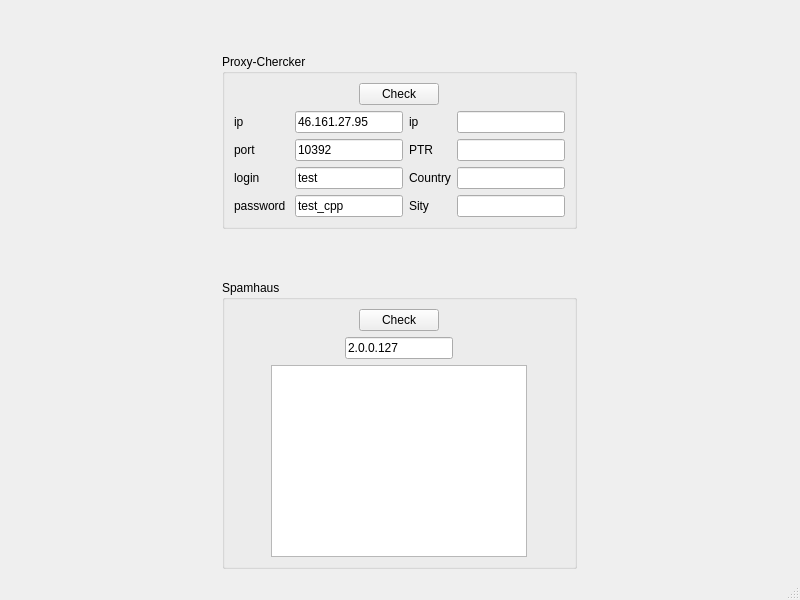
<?xml version="1.0" encoding="UTF-8"?>
<ui version="4.0">
 <class>MainWindow</class>
 <widget class="QMainWindow" name="MainWindow">
  <property name="geometry">
   <rect>
    <x>0</x>
    <y>0</y>
    <width>800</width>
    <height>600</height>
   </rect>
  </property>
  <property name="windowTitle">
   <string>Exelo</string>
  </property>
  <widget class="QWidget" name="centralwidget">
   <layout class="QGridLayout" name="gridLayout_3">
    <item row="0" column="0" alignment="Qt::AlignVCenter">
     <widget class="QGroupBox" name="groupBox">
      <property name="sizePolicy">
       <sizepolicy hsizetype="Fixed" vsizetype="Fixed">
        <horstretch>0</horstretch>
        <verstretch>0</verstretch>
       </sizepolicy>
      </property>
      <property name="title">
       <string>Proxy-Chercker</string>
      </property>
      <layout class="QVBoxLayout" name="verticalLayout">
       <item alignment="Qt::AlignHCenter">
        <widget class="QPushButton" name="pushButton">
         <property name="text">
          <string>Check</string>
         </property>
        </widget>
       </item>
       <item>
        <layout class="QHBoxLayout" name="horizontalLayout">
         <item>
          <layout class="QGridLayout" name="gridLayout">
           <item row="3" column="0">
            <widget class="QLabel" name="label_3">
             <property name="sizePolicy">
              <sizepolicy hsizetype="Preferred" vsizetype="Preferred">
               <horstretch>0</horstretch>
               <verstretch>0</verstretch>
              </sizepolicy>
             </property>
             <property name="text">
              <string>login</string>
             </property>
            </widget>
           </item>
           <item row="2" column="1">
            <widget class="QLineEdit" name="proxy_port">
             <property name="sizePolicy">
              <sizepolicy hsizetype="Preferred" vsizetype="Preferred">
               <horstretch>0</horstretch>
               <verstretch>0</verstretch>
              </sizepolicy>
             </property>
             <property name="maximumSize">
              <size>
               <width>150</width>
               <height>16777215</height>
              </size>
             </property>
             <property name="text">
              <string>10392</string>
             </property>
            </widget>
           </item>
           <item row="3" column="1">
            <widget class="QLineEdit" name="proxy_login">
             <property name="sizePolicy">
              <sizepolicy hsizetype="Preferred" vsizetype="Preferred">
               <horstretch>0</horstretch>
               <verstretch>0</verstretch>
              </sizepolicy>
             </property>
             <property name="maximumSize">
              <size>
               <width>150</width>
               <height>16777215</height>
              </size>
             </property>
             <property name="text">
              <string>test</string>
             </property>
             <property name="maxLength">
              <number>15</number>
             </property>
            </widget>
           </item>
           <item row="1" column="1">
            <widget class="QLineEdit" name="proxy_hostname">
             <property name="sizePolicy">
              <sizepolicy hsizetype="Preferred" vsizetype="Preferred">
               <horstretch>0</horstretch>
               <verstretch>0</verstretch>
              </sizepolicy>
             </property>
             <property name="maximumSize">
              <size>
               <width>150</width>
               <height>16777215</height>
              </size>
             </property>
             <property name="text">
              <string>46.161.27.95</string>
             </property>
            </widget>
           </item>
           <item row="4" column="1">
            <widget class="QLineEdit" name="proxy_password">
             <property name="sizePolicy">
              <sizepolicy hsizetype="Preferred" vsizetype="Preferred">
               <horstretch>0</horstretch>
               <verstretch>0</verstretch>
              </sizepolicy>
             </property>
             <property name="maximumSize">
              <size>
               <width>150</width>
               <height>16777215</height>
              </size>
             </property>
             <property name="text">
              <string>test_cpp</string>
             </property>
             <property name="maxLength">
              <number>15</number>
             </property>
            </widget>
           </item>
           <item row="2" column="0">
            <widget class="QLabel" name="label_2">
             <property name="sizePolicy">
              <sizepolicy hsizetype="Preferred" vsizetype="Preferred">
               <horstretch>0</horstretch>
               <verstretch>0</verstretch>
              </sizepolicy>
             </property>
             <property name="text">
              <string>port</string>
             </property>
            </widget>
           </item>
           <item row="1" column="0">
            <widget class="QLabel" name="label">
             <property name="sizePolicy">
              <sizepolicy hsizetype="Preferred" vsizetype="Preferred">
               <horstretch>0</horstretch>
               <verstretch>0</verstretch>
              </sizepolicy>
             </property>
             <property name="text">
              <string>ip</string>
             </property>
            </widget>
           </item>
           <item row="4" column="0">
            <widget class="QLabel" name="label_4">
             <property name="sizePolicy">
              <sizepolicy hsizetype="Preferred" vsizetype="Preferred">
               <horstretch>0</horstretch>
               <verstretch>0</verstretch>
              </sizepolicy>
             </property>
             <property name="text">
              <string>password </string>
             </property>
            </widget>
           </item>
          </layout>
         </item>
         <item>
          <layout class="QGridLayout" name="gridLayout_2">
           <item row="0" column="0">
            <widget class="QLabel" name="label_5">
             <property name="sizePolicy">
              <sizepolicy hsizetype="Preferred" vsizetype="Preferred">
               <horstretch>0</horstretch>
               <verstretch>0</verstretch>
              </sizepolicy>
             </property>
             <property name="text">
              <string>ip</string>
             </property>
            </widget>
           </item>
           <item row="0" column="1">
            <widget class="QLineEdit" name="proxy_hostname_result">
             <property name="sizePolicy">
              <sizepolicy hsizetype="Preferred" vsizetype="Preferred">
               <horstretch>0</horstretch>
               <verstretch>0</verstretch>
              </sizepolicy>
             </property>
             <property name="maximumSize">
              <size>
               <width>150</width>
               <height>16777215</height>
              </size>
             </property>
             <property name="readOnly">
              <bool>true</bool>
             </property>
            </widget>
           </item>
           <item row="3" column="0">
            <widget class="QLabel" name="label_7">
             <property name="sizePolicy">
              <sizepolicy hsizetype="Preferred" vsizetype="Preferred">
               <horstretch>0</horstretch>
               <verstretch>0</verstretch>
              </sizepolicy>
             </property>
             <property name="text">
              <string>Sity</string>
             </property>
            </widget>
           </item>
           <item row="2" column="1">
            <widget class="QLineEdit" name="proxy_country_result">
             <property name="sizePolicy">
              <sizepolicy hsizetype="Preferred" vsizetype="Preferred">
               <horstretch>0</horstretch>
               <verstretch>0</verstretch>
              </sizepolicy>
             </property>
             <property name="maximumSize">
              <size>
               <width>150</width>
               <height>16777215</height>
              </size>
             </property>
             <property name="readOnly">
              <bool>true</bool>
             </property>
            </widget>
           </item>
           <item row="2" column="0">
            <widget class="QLabel" name="label_6">
             <property name="sizePolicy">
              <sizepolicy hsizetype="Preferred" vsizetype="Preferred">
               <horstretch>0</horstretch>
               <verstretch>0</verstretch>
              </sizepolicy>
             </property>
             <property name="text">
              <string>Country</string>
             </property>
            </widget>
           </item>
           <item row="3" column="1">
            <widget class="QLineEdit" name="proxy_city_result">
             <property name="sizePolicy">
              <sizepolicy hsizetype="Preferred" vsizetype="Preferred">
               <horstretch>0</horstretch>
               <verstretch>0</verstretch>
              </sizepolicy>
             </property>
             <property name="maximumSize">
              <size>
               <width>150</width>
               <height>16777215</height>
              </size>
             </property>
             <property name="text">
              <string/>
             </property>
             <property name="readOnly">
              <bool>true</bool>
             </property>
            </widget>
           </item>
           <item row="1" column="0">
            <widget class="QLabel" name="label_8">
             <property name="text">
              <string>PTR</string>
             </property>
            </widget>
           </item>
           <item row="1" column="1">
            <widget class="QLineEdit" name="proxy_ptr_result">
             <property name="sizePolicy">
              <sizepolicy hsizetype="Preferred" vsizetype="Preferred">
               <horstretch>0</horstretch>
               <verstretch>0</verstretch>
              </sizepolicy>
             </property>
            </widget>
           </item>
          </layout>
         </item>
        </layout>
       </item>
      </layout>
     </widget>
    </item>
    <item row="1" column="0">
     <widget class="QGroupBox" name="groupBox_2">
      <property name="title">
       <string>Spamhaus</string>
      </property>
      <layout class="QVBoxLayout" name="verticalLayout_2">
       <item alignment="Qt::AlignHCenter">
        <widget class="QPushButton" name="check_spam">
         <property name="toolTip">
          <string>Check in Spamhaus.org</string>
         </property>
         <property name="text">
          <string>Check</string>
         </property>
        </widget>
       </item>
       <item alignment="Qt::AlignHCenter">
        <widget class="QLineEdit" name="spam_ip">
         <property name="text">
          <string>2.0.0.127</string>
         </property>
        </widget>
       </item>
       <item alignment="Qt::AlignHCenter">
        <widget class="QPlainTextEdit" name="spamhaus_result">
         <property name="sizePolicy">
          <sizepolicy hsizetype="Fixed" vsizetype="Fixed">
           <horstretch>0</horstretch>
           <verstretch>0</verstretch>
          </sizepolicy>
         </property>
         <property name="readOnly">
          <bool>true</bool>
         </property>
        </widget>
       </item>
      </layout>
     </widget>
    </item>
   </layout>
  </widget>
  <widget class="QMenuBar" name="menubar">
   <property name="geometry">
    <rect>
     <x>0</x>
     <y>0</y>
     <width>800</width>
     <height>20</height>
    </rect>
   </property>
  </widget>
  <widget class="QStatusBar" name="statusbar"/>
 </widget>
 <tabstops>
  <tabstop>pushButton</tabstop>
  <tabstop>proxy_hostname</tabstop>
  <tabstop>proxy_port</tabstop>
  <tabstop>proxy_login</tabstop>
  <tabstop>proxy_password</tabstop>
  <tabstop>proxy_hostname_result</tabstop>
  <tabstop>proxy_ptr_result</tabstop>
  <tabstop>proxy_country_result</tabstop>
  <tabstop>proxy_city_result</tabstop>
  <tabstop>check_spam</tabstop>
  <tabstop>spam_ip</tabstop>
  <tabstop>spamhaus_result</tabstop>
 </tabstops>
 <resources/>
 <connections/>
</ui>
